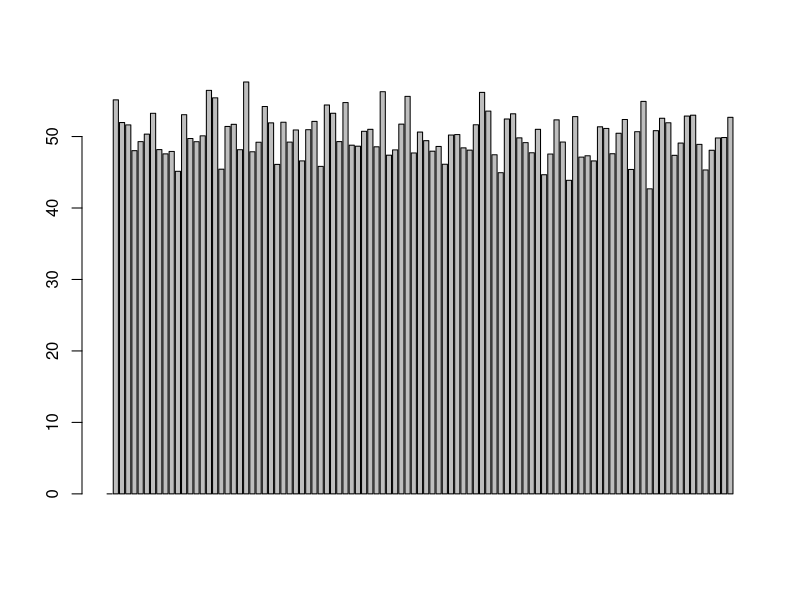

This chart was generated by the following R code:
# page number: 47

print("Ran 1000 times and shown sum of generated 100 numbers each time in the graph")
s<-c(0)
for(i in seq(100)){
  x<-runif(100,min=0,max=1)
  #plot(x)
  s<-c(s,sum(x))
}

barplot(s)
#xlim = c(40, 60)
print("Observe most of them lie between 40-60")